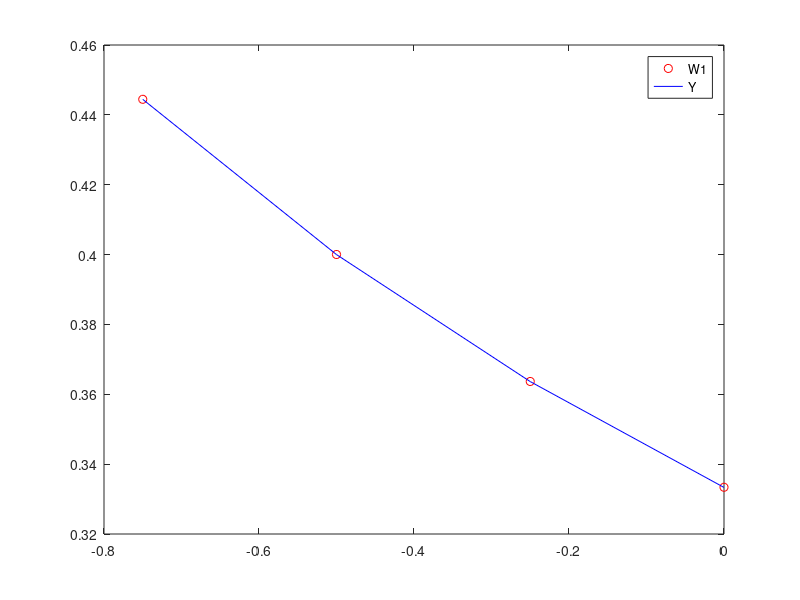

Here is the MATLAB script that generated this plot:
% NONLINEAR SHOOTING ALGORITHM 11.2
%
% To approximate the solution of the nonlinear boundary-value problem
%
%          Y'' = F(X,Y,Y'), A<=X<=B, Y(A) = ALPHA, Y(B) = BETA:
%
%
% INPUT:   Endpoints A,B; boundary conditions ALPHA, BETA; number of
%          subintervals N; tolerance TOL; maximum number of iterations M.
%
% OUTPUT:  Approximations W(1,I) TO Y(X(I)); W(2,I) TO Y'(X(I))
%          for each I=0,1,...,N or a message that the maximum
%          number of iterations was exceeded.
clear;
close all;

% Parameters
NAME = 'results2.txt';
A = -1; B = 0;
ALPHA = 1/2; BETA = 1/3;
N = 4;
NN = 100; TOL = 0.0001;
Y = @(x) 1/(x+3);
F = @(x,y,yp) 2*y^3;
FY = @(x,y,yp) 6*y^2;
FYP = @(x,y,yp) 0;
OUP = fopen(NAME,'wt');

% STEP 1
TK = (BETA-ALPHA)/(B-A);
W1 = zeros(1,N+1);
W2 = zeros(1,N+1);
H = (B-A)/N;
K = 1;
% TK already computed
OK = false;
% STEP 2
while K <= NN && OK == false 
    % STEP 3
    W1(1) = ALPHA;
    W2(1) = TK;
    U1 = 0 ;
    U2 = 1;
    % STEP 4
    % Rung-Kutta method for systems is used in STEPS 5 and 6
    for I = 1 : N 
        %  STEP 5
        X = A+(I-1)*H;
        T = X+0.5*H;
        % STEP 6
        K11 = H*W2(I);
        K12 = H*F(X,W1(I),W2(I));
        K21 = H*(W2(I)+0.5*K12);
        K22 = H*F(T,W1(I)+0.5*K11,W2(I)+0.5*K12);
        K31 = H*(W2(I)+0.5*K22);
        K32 = H*F(T,W1(I)+0.5*K21,W2(I)+0.5*K22);
        K41 = H*(W2(I)+K32);
        K42 = H*F(X+H,W1(I)+K31,W2(I)+K32);
        W1(I+1) = W1(I)+(K11+2*(K21+K31)+K41)/6;
        W2(I+1) = W2(I)+(K12+2*(K22+K32)+K42)/6;
        K11 = H*U2;
        K12 = H*(FY(X,W1(I),W2(I))*U1+FYP(X,W1(I),W2(I))*U2);
        K21 = H*(U2+0.5*K12);
        K22 = H*(FY(T,W1(I),W2(I))*(U1+0.5*K11)+FYP(T,W1(I),W2(I))*(U2+0.5*K21));
        K31 = H*(U2+0.5*K22);
        K32 = H*(FY(T,W1(I),W2(I))*(U1+0.5*K21)+FYP(T,W1(I),W2(I))*(U2+0.5*K22));
        K41 = H*(U2+K32);
        K42 = H*(FY(X+H,W1(I),W2(I))*(U1+K31)+FYP(X+H,W1(I),W2(I))*(U2+K32));
        U1 = U1+(K11+2*(K21+K31)+K41)/6;
        U2 = U2+(K12+2*(K22+K32)+K42)/6;
    end
    
    % STEP 7
    % test for accuracy
    if abs(W1(N+1)-BETA) < TOL 
        % STEP 8
        I = 0;
        xvalues = zeros(N,1);
        yvalues = zeros(N,1);
        ytrues = zeros(N,1);
        fprintf(OUP, '%3s %13s %13s %13s %13s %13s\n', 'N', 'X', 'W1', 'Y', 'Error', 'W2');
        fprintf(OUP, '%3d %13.8f %13.8f %13.8f %13.8f %13.8f\n', I, A, ALPHA, Y(A), abs(ALPHA - Y(A)), TK);
        for I = 1 : N 
            J = I+1;
            X = A+I*H;
            xvalues(I) = X;
            yvalues(I) = W1(J);
            ytrues(I) = Y(X);
            fprintf(OUP, '%3d %13.8f %13.8f %13.8f %13.8f %13.8f\n', I, X, W1(J), Y(X), abs(Y(X)-W1(J)), W2(J));
        end
        fprintf(OUP, 'Convergence in %d iterations\n', K);
        fprintf(OUP, ' t = %14.7e\n', TK);
        % STEP 9
        OK = true;
    else
        % STEP 10
        % Newton's method applied to improve TK
        TK = TK-(W1(N+1)-BETA)/U1;
        K = K+1;
    end
end
% STEP 11

% method failed
if OK == false 
    fprintf(OUP, 'Method failed after %d iterations\n', NN);
end


if OUP ~= 1 
    fclose(OUP);
    fprintf(1,'Output file %s created successfully \n',NAME);
end

figure;
plot(xvalues, yvalues, 'ro'); hold on;
plot(xvalues, ytrues, 'b-');
legend('W1', 'Y')
